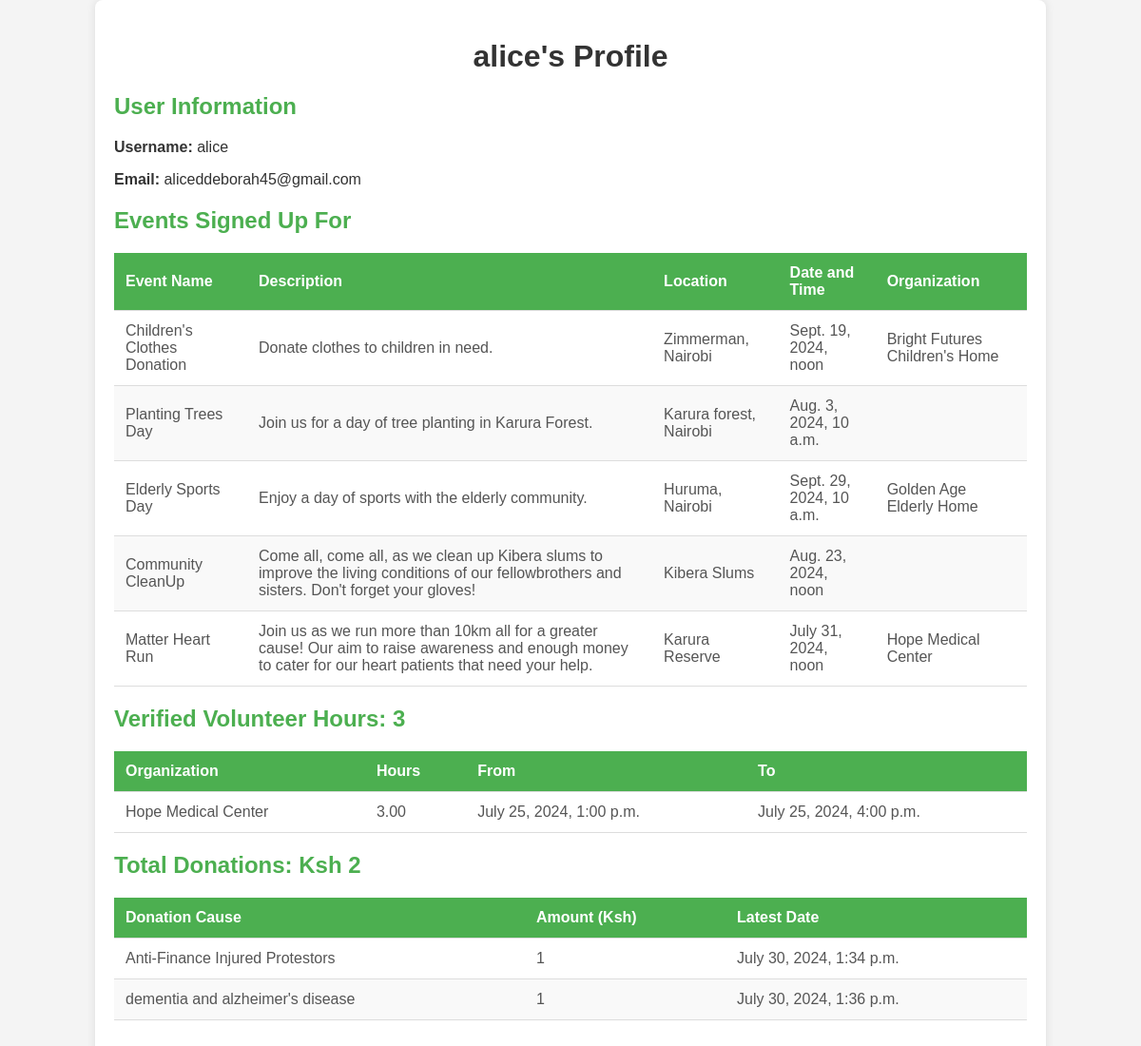
The page /profile/ (signed in) on the database as committed earlier.
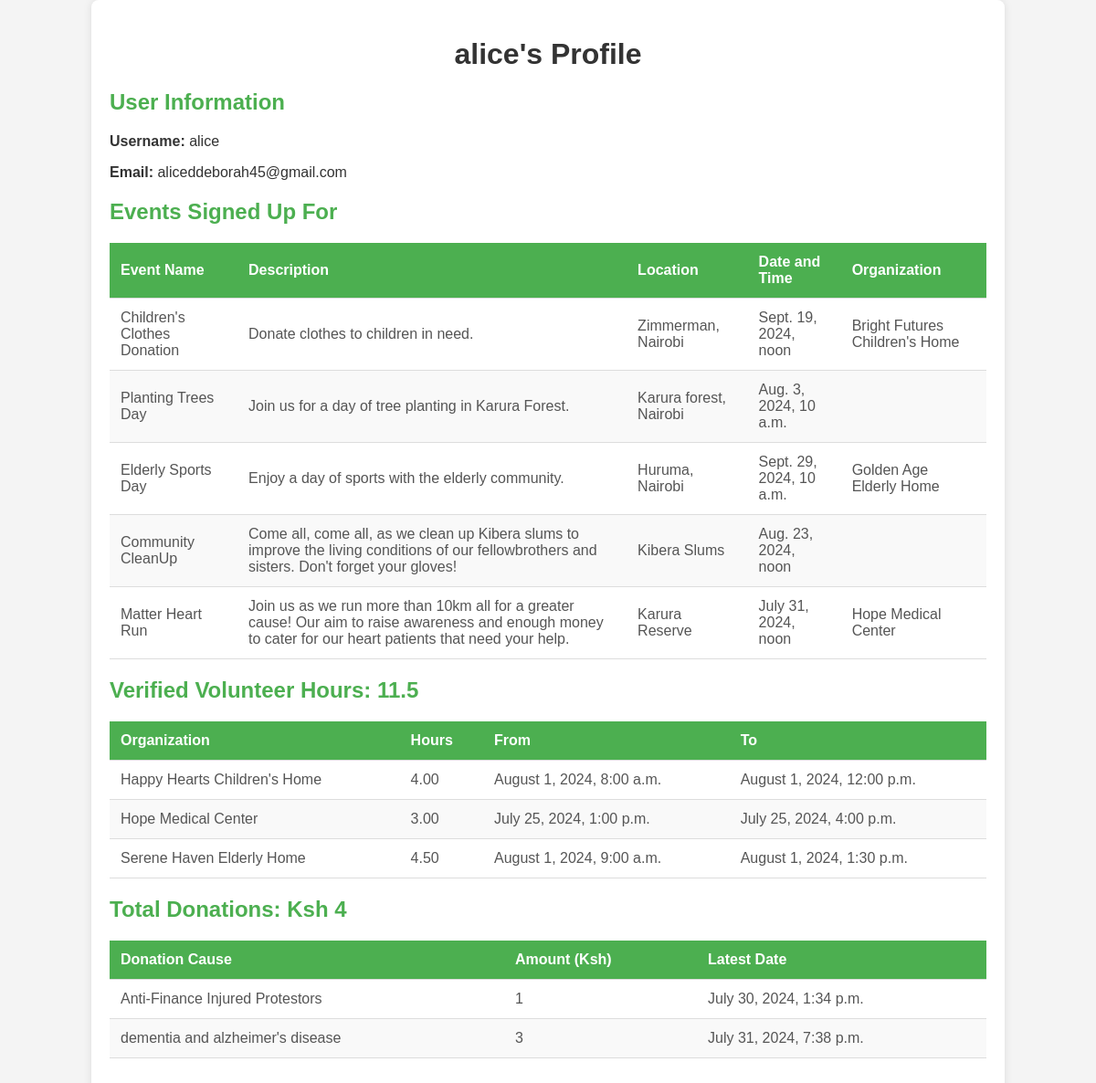
The same page on the database as committed later.
### app/models.py (models this page shows, shortened)
class UserEvent(models.Model):
    user = models.ForeignKey(User, related_name='events', on_delete=models.CASCADE)
    event = models.ForeignKey(Event, related_name='user_events', on_delete=models.CASCADE)

class Event(models.Model):
    name = models.CharField(max_length=100)
    description = models.TextField()
    location = models.CharField(max_length=100)
    date_time = models.DateTimeField()
    image = models.ImageField(upload_to='event_images/')
    organization = models.ForeignKey(Organization, related_name='events', on_delete=models.CASCADE, blank=True, null=True)
    attendees_count = models.PositiveIntegerField(default=0)

class Organization(models.Model):
    ORGANIZATION_TYPES = [
        ('Elderly Homes', 'Elderly Homes'),
        ('Hospitals & Clinics', 'Hospitals & Clinics'),
        ('Children Homes', 'Children Homes'),
    ]
    name = models.CharField(max_length=100)
    description = models.TextField()
    location = models.CharField(max_length=100)
    image = models.ImageField(upload_to='organization_images/')
    type = models.CharField(max_length=25, choices=ORGANIZATION_TYPES)

class VolunteerHours(models.Model):
    user = models.ForeignKey(User, on_delete=models.CASCADE)
    organization = models.ForeignKey(Organization, on_delete=models.CASCADE)
    date_from = models.DateTimeField()
    date_to = models.DateTimeField()
    hours = models.DecimalField(max_digits=5, decimal_places=2)
    verified = models.BooleanField(default=False)  # New field to track verification

class Donation(models.Model):
    name = models.CharField(max_length=100)
    description = models.TextField()
    image = models.ImageField(upload_to='donations/')
    goal = models.PositiveIntegerField()
    funds_raised = models.PositiveIntegerField(default=0, null=True, blank=True)
    supporters = models.PositiveIntegerField(default=0, null=True, blank=True)
    deadline = models.DateField(null=True, blank=True)
    organization = models.ForeignKey(Organization, related_name='donations', null=True, blank=True, on_delete=models.SET_NULL)
    event = models.ForeignKey(Event, related_name='donations', null=True, blank=True, on_delete=models.SET_NULL)

### app/views.py (the view)
# urls.py: path('profile/', views.user_profile, name='user_profile'),
@login_required
def user_profile(request):
    user = request.user
    user_events = UserEvent.objects.filter(user=user)
    volunteer_hours = VolunteerHours.objects.filter(user=user, verified=True)  # Only include verified hours
    total_volunteer_hours = volunteer_hours.aggregate(Sum('hours'))['hours__sum'] or 0
    donations = (
        UserDonation.objects.filter(user=user)
        .values('donation__name')
        .annotate(total_amount=Sum('amount'), latest_date=Max('date'))
    )
    total_donated_amount = donations.aggregate(total=Sum('total_amount'))['total'] or 0
    context = {
        'user': user,
        'user_events': user_events,
        'volunteer_hours': volunteer_hours,
        'total_volunteer_hours': total_volunteer_hours,
        'donations': donations,
        'total_donated_amount': total_donated_amount,
    }
    return render(request, 'profile.html', context)

### app/templates/profile.html (shortened to what this page needs)
{% load static %}
<!DOCTYPE html>
<html lang="en">
<head>
    <link rel="stylesheet" href="{% static 'css/profile.css' %}">
</head>
<body>
    <div class="container">
        <h1 class="profile-header">{{ user.username }}'s Profile</h1>
        <section class="user-info">
            <h2>User Information</h2>
            <p><strong>Username:</strong> {{ user.username }}</p>
            <p><strong>Email:</strong> {{ user.email }}</p>
        </section>
        <div class="events-info">
            <h2>Events Signed Up For</h2>
            {% if user_events %}
                <table>
                    <thead>
                        <tr>
                            <th>Event Name</th>
                            <th>Description</th>
                            <th>Location</th>
                            <th>Date and Time</th>
                            <th>Organization</th>
                        </tr>
                    </thead>
                    <tbody>
                        {% for user_event in user_events %}
                            <tr>
                                <td>{{ user_event.event.name }}</td>
                                <td>{{ user_event.event.description }}</td>
                                <td>{{ user_event.event.location }}</td>
                                <td>{{ user_event.event.date_time }}</td>
                                <td>{{ user_event.event.organization.name }}</td>
                            </tr>
                        {% endfor %}
                    </tbody>
                </table>
            {% else %}
                <p>No events found.</p>
            {% endif %}
        </div>
        <section class="volunteer-hours">
            <h2>Verified Volunteer Hours: {{ total_volunteer_hours }}</h2>
            {% if volunteer_hours %}
                <table>
                    <thead>
                        <tr>
                            <th>Organization</th>
                            <th>Hours</th>
                            <th>From</th>
                            <th>To</th>
                        </tr>
                    </thead>
                    <tbody>
                        {% for volunteer_hour in volunteer_hours %}
                            <tr>
                                <td>{{ volunteer_hour.organization.name }}</td>
                                <td>{{ volunteer_hour.hours }}</td>
                                <td>{{ volunteer_hour.date_from|date:"F j, Y, g:i a" }}</td>
                                <td>{{ volunteer_hour.date_to|date:"F j, Y, g:i a" }}</td>
                            </tr>
                        {% endfor %}
                    </tbody>
                </table>
            {% else %}
                <p>No verified volunteer hours recorded yet.</p>
            {% endif %}
        </section>
        <section class="events-info">
            <h2>Total Donations: Ksh {{ total_donated_amount }}</h2>
            {% if donations %}
                <table>
                    <thead>
                        <tr>
                            <th>Donation Cause</th>
                            <th>Amount (Ksh)</th>
                            <th>Latest Date</th>
                        </tr>
                    </thead>
                    <tbody>
                        {% for donation in donations %}
                        <tr>
                            <td>{{ donation.donation__name }}</td>
                            <td>{{ donation.total_amount }}</td>
                            <td>{{ donation.latest_date|date:"F j, Y, g:i a" }}</td>
                        </tr>
                        {% endfor %}
                    </tbody>
                </table>
            {% else %}
                <p>No donations made yet.</p>
            {% endif %}
        </section>
    </div>
</body>
</html>

Rows that differ between the two databases and show on the page:
now on this page (row edited): VolunteerHours: organization.name "Happy Hearts Children's Home", hours "4.00", date_from "August 1, 2024, 8:00 a.m.", date_to "August 1, 2024, 12:00 p.m."
added VolunteerHours: organization.name "Serene Haven Elderly Home", hours "4.50", date_from "August 1, 2024, 9:00 a.m.", date_to "August 1, 2024, 1:30 p.m."
computed for Donation "dementia and alzheimer's disease": total_amount "1" → "3"; latest_date "July 30, 2024, 1:36 p.m." → "July 31, 2024, 7:38 p.m."
Other text that changed with them:
{{ total_volunteer_hours }}: "3" → "11.5"
{{ total_donated_amount }}: "2" → "4"
